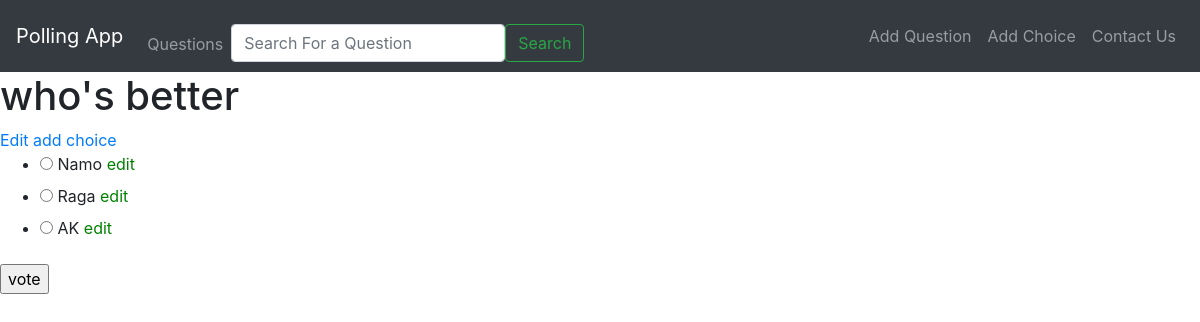
The app's page /polls/2/ with its own data.
### polls/models.py (models this page shows, shortened)
class Question(models.Model):
    question_text= models.CharField(max_length=200)
    pub_date= models.DateTimeField('date published')

class Choice(models.Model):
    question= models.ForeignKey(Question, on_delete=models.CASCADE)
    choice_text= models.CharField('choice text',max_length=200)
    votes= models.IntegerField(default=0)

### polls/views.py (the view)
# urls.py: path('<int:pk>/', views.DetailView.as_view(), name='detail'),
class DetailView(generic.DetailView):
    model=Question
    template_name='polls/detail.html'

### polls/templates/polls/detail.html (shortened to what this page needs)
{% extends 'polls/base.html' %}
{% block content %}
<h1>{{ question.question_text }}</h1>
    <a href="{% url 'polls:edit_question' question.id %}">Edit</a>
    <a href="{% url 'polls:add_choice' question.id %}">add choice</a>
<form action="{% url 'polls:vote' question.id %}" method="post">
    <ul>
        {% for choice in question.choice_set.all %}
        <li>
            <input type="radio" id="choice{{ forloop.counter }}" name="choice" value="{{ choice.id }}">
            <label for="choice{{ forloop.counter }}">{{ choice.choice_text }}</label>
            <a href="{% url 'polls:edit_choice' choice.id %}">edit</a>
        </li>
        {% endfor %}
    </ul>
    <input type="submit" value="vote">
</form>
{% endblock %}

### polls/static/polls/style.css (style rules this page uses)
li a { color: green; }

### records on screen
Question: question_text "who's better"
Choice: choice_text "Namo"
Choice: choice_text "Raga"
Choice: choice_text "AK"
